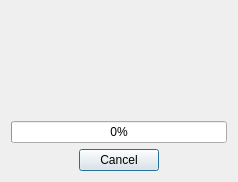
<?xml version="1.0" encoding="UTF-8"?>
<ui version="4.0">
 <class>ModalProgress</class>
 <widget class="QDialog" name="ModalProgress">
  <property name="geometry">
   <rect>
    <x>0</x>
    <y>0</y>
    <width>238</width>
    <height>182</height>
   </rect>
  </property>
  <property name="windowTitle">
   <string>Dialog</string>
  </property>
  <layout class="QVBoxLayout" name="verticalLayout">
   <item>
    <widget class="QLabel" name="label">
     <property name="text">
      <string/>
     </property>
    </widget>
   </item>
   <item>
    <widget class="QProgressBar" name="progressBar">
     <property name="value">
      <number>0</number>
     </property>
     <property name="textDirection">
      <enum>QProgressBar::TopToBottom</enum>
     </property>
    </widget>
   </item>
   <item>
    <widget class="QDialogButtonBox" name="buttonBox">
     <property name="orientation">
      <enum>Qt::Horizontal</enum>
     </property>
     <property name="standardButtons">
      <set>QDialogButtonBox::Cancel</set>
     </property>
     <property name="centerButtons">
      <bool>true</bool>
     </property>
    </widget>
   </item>
  </layout>
 </widget>
 <resources/>
 <connections>
  <connection>
   <sender>buttonBox</sender>
   <signal>accepted()</signal>
   <receiver>ModalProgress</receiver>
   <slot>accept()</slot>
   <hints>
    <hint type="sourcelabel">
     <x>248</x>
     <y>254</y>
    </hint>
    <hint type="destinationlabel">
     <x>157</x>
     <y>274</y>
    </hint>
   </hints>
  </connection>
  <connection>
   <sender>buttonBox</sender>
   <signal>rejected()</signal>
   <receiver>ModalProgress</receiver>
   <slot>reject()</slot>
   <hints>
    <hint type="sourcelabel">
     <x>316</x>
     <y>260</y>
    </hint>
    <hint type="destinationlabel">
     <x>286</x>
     <y>274</y>
    </hint>
   </hints>
  </connection>
 </connections>
</ui>
